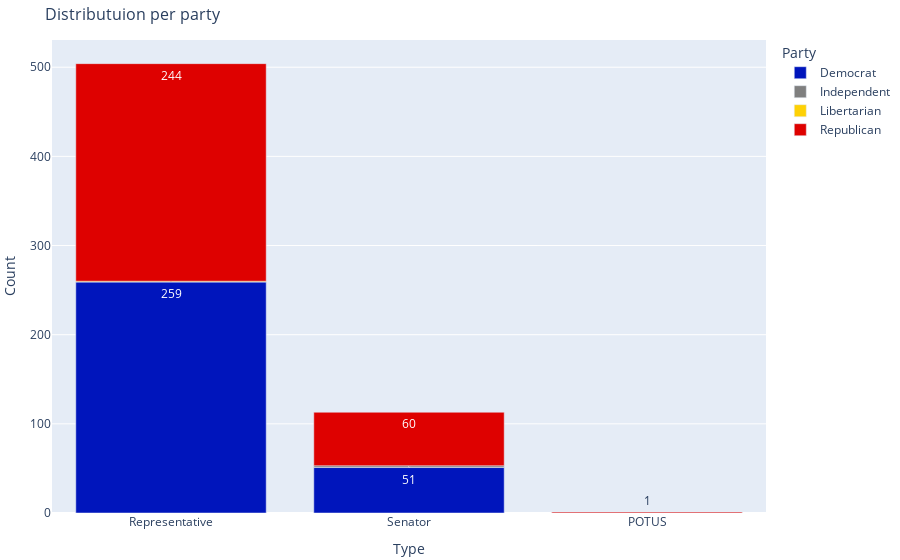

This figure's notebook cell:
### Code cell
fig = px.bar(
    party_type_distribution,
    x="Type",
    y="Count",
    color='Party',
    color_discrete_sequence=["#0015BC", "#7f7f7f", "#FED105", "#DE0100"],
    title = 'Distributuion per party',
    text = 'Count'
)
fig.update_layout(
    margin=dict(b=5,l=5,r=5,t=40),
    titlefont_size=16,
)
# save for website
fig.write_html(
    file = "../web_app/plotly_files/tweet_parties_2_barplot.html", 
    full_html = False,
    include_plotlyjs='cdn'
)
fig

### Figure 1 — Plotly figure (JSON) as saved in the notebook; plotly's stock layout.template omitted (floating-point values rounded to 4 significant figures)
{"data": [{"alignmentgroup": "True", "hovertemplate": "Party=Democrat<br>Type=%{x}<br>Count=%{text}<extra></extra>", "legendgroup": "Democrat", "marker": {"color": "#0015BC"}, "name": "Democrat", "offsetgroup": "Democrat", "orientation": "v", "showlegend": true, "text": [259, 51], "textposition": "auto", "type": "bar", "x": ["Representative", "Senator"], "xaxis": "x", "y": [259, 51], "yaxis": "y"}, {"alignmentgroup": "True", "hovertemplate": "Party=Independent<br>Type=%{x}<br>Count=%{text}<extra></extra>", "legendgroup": "Independent", "marker": {"color": "#7f7f7f"}, "name": "Independent", "offsetgroup": "Independent", "orientation": "v", "showlegend": true, "text": [2], "textposition": "auto", "type": "bar", "x": ["Senator"], "xaxis": "x", "y": [2], "yaxis": "y"}, {"alignmentgroup": "True", "hovertemplate": "Party=Libertarian<br>Type=%{x}<br>Count=%{text}<extra></extra>", "legendgroup": "Libertarian", "marker": {"color": "#FED105"}, "name": "Libertarian", "offsetgroup": "Libertarian", "orientation": "v", "showlegend": true, "text": [1], "textposition": "auto", "type": "bar", "x": ["Representative"], "xaxis": "x", "y": [1], "yaxis": "y"}, {"alignmentgroup": "True", "hovertemplate": "Party=Republican<br>Type=%{x}<br>Count=%{text}<extra></extra>", "legendgroup": "Republican", "marker": {"color": "#DE0100"}, "name": "Republican", "offsetgroup": "Republican", "orientation": "v", "showlegend": true, "text": [1, 244, 60], "textposition": "auto", "type": "bar", "x": ["POTUS", "Representative", "Senator"], "xaxis": "x", "y": [1, 244, 60], "yaxis": "y"}], "layout": {"barmode": "relative", "legend": {"title": {"text": "Party"}, "tracegroupgap": 0}, "margin": {"b": 5, "l": 5, "r": 5, "t": 40}, "title": {"font": {"size": 16}, "text": "Distributuion per party"}, "xaxis": {"anchor": "y", "domain": [0, 1], "title": {"text": "Type"}}, "yaxis": {"anchor": "x", "domain": [0, 1], "title": {"text": "Count"}}}}
